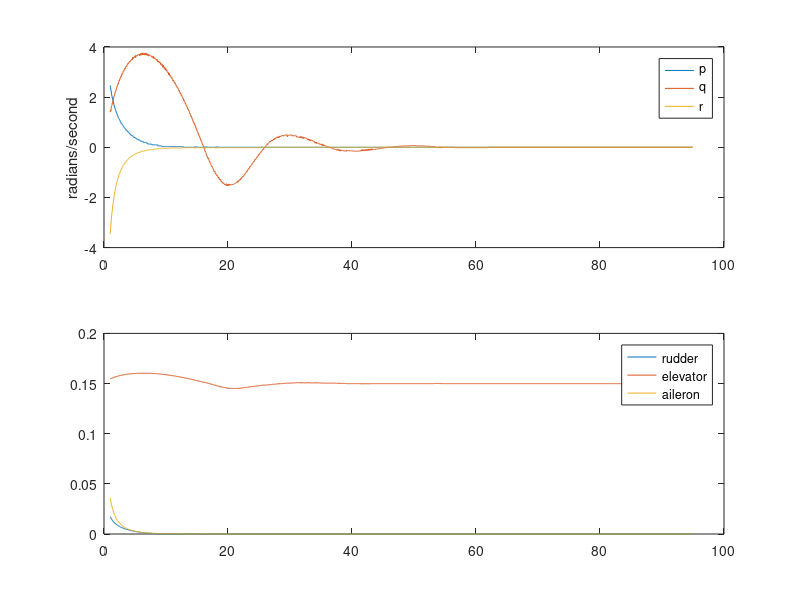
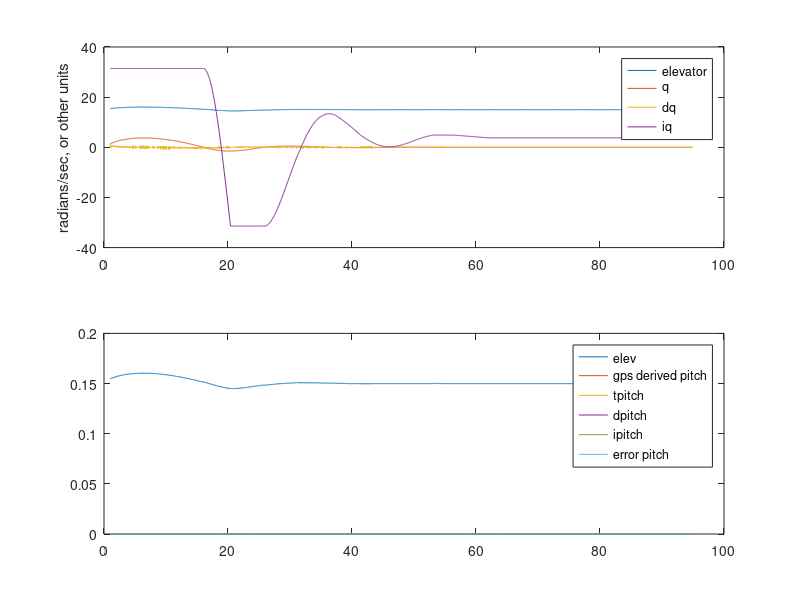

Write MATLAB code to recreate these figures, in order.

clear;

f = csvread('telemetry.csv');
%fid = fopen("telemetry.csv");
%f = fscanf(fid,'%f,%f,%f',[3, 1000]);
f = f';


len =size(f,2)

s = 20;
l = round(len*0.9);
range = [s:l];

t = [range]/20;
r2d = 180/pi;

long = f(1,range);
lat = f(2,range);
alt = f(3,range);

p = f(4,range)*r2d;
q = f(5,range)*r2d;
r = f(6,range)*r2d;

err_head = f(12,range);
derr_head = f(13,range);
ierr_head = f(14,range);

% control surfaces
elev = f(7,range);
rud = f(8,range);
ail = f(9,range);

dq = f(10,range);
iq = f(11,range);

epitch  = f(15,range);
dpitch = f(16,range);
ipitch = f(17,range);

tpitch = f(18,range);
speed = f(19,range);

tdx = f(20,range);
tdy = f(21,range);

wind = f(22,range);
wind_dir = f(23,range);
press = f(24,range);

dr = f(25,range);
ir = f(26,range);

pitch = f(27,range);



y = (lat-lat(end))*6e6;
y2 = (long-long(end))*6e6.*cos(lat);
%%%%%%%%%%%%%%%%%%%%%%%%%%%%%%%%%%%%

if (0)
figure(1);
%instead of lat(end) should use coords of actual target, and make an x where the target is
subplot(2,1,1),plot(t,y);
ylabel('dist feet');
xlabel('time seconds');
subplot(2,1,2),plot(t, y2);
ylabel('dist feet');
xlabel('time seconds');
end;

if(0)
figure(10);
subplot(2,1,1),
%plot(y2,y,'b');
plot(tdx,tdy,'b');
hold on;
plot(0,0,'rx');
hold off;
xlabel('distance feet');
ylabel('distance feet');
subplot(2,1,2),plot(sqrt(tdx.*tdx+tdy.*tdy),alt,'b');
xlabel('distance');
ylabel('altitude');

figure(2),
subplot(2,1,1),plot(t,alt);
ylabel('altitude feet');
xlabel('time seconds');

subplot(2,1,2),plot(t,speed);
ylabel('feet/second');
legend('speed');

end;
figure(3),
subplot(2,1,1),plot(t,p, t,q,t,r);
legend('p','q','r');
ylabel('radians/second');
subplot(2,1,2),plot(t,rud, t,elev,t,ail);
legend('rudder','elevator','aileron');

if (0)
figure(6),
subplot(3,1,1),plot(t,wind);
ylabel('wind knots');
subplot(3,1,2),plot(t,wind_dir);
ylabel('wind dir degrees');
subplot(3,1,3),plot(t,press);
ylabel('pressure inhg');

figure(5),
plot(t,rud, t,err_head, t, derr_head*10, t, ierr_head/10);
ylabel('degrees');
legend('rudder', 'error heading', 'derror heading', 'ierr head');
end;

figure(4),
factor = 100; % max(abs(q))/ max(abs(elev));
subplot(2,1,1),plot(t,elev*factor, t, q,t,dq*500, t, iq/10);
ylabel('radians/sec, or other units');
legend('elevator','q', 'dq','iq');
subplot(2,1,2),plot(t, elev, t,pitch, t, tpitch, t, dpitch*50, t, ipitch/5,t,epitch);
legend('elev', 'gps derived pitch', 'tpitch', 'dpitch', 'ipitch', 'error pitch');


if (0)
figure(7);
plot(t, r, t,dr,t,ir);
legend('r','dr','ir');

end;
